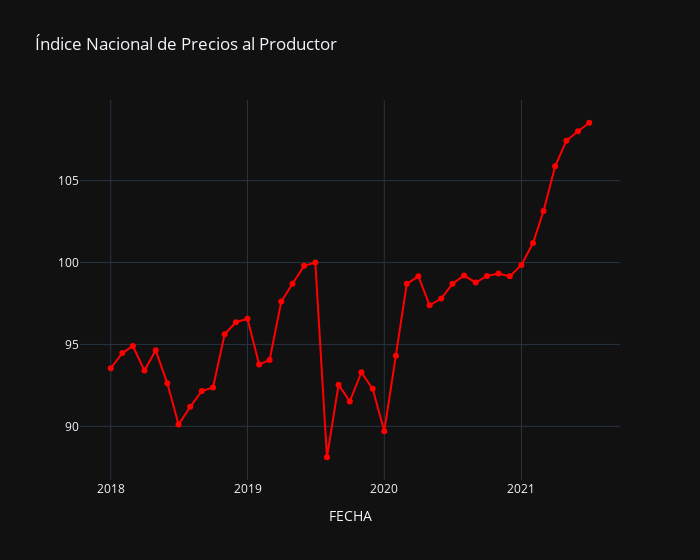

The notebook cell saved with this chart:
### Code cell
graph_series(df, 'FECHA', ['IPP'], 'Índice Nacional de Precios al Productor', colors=['red'])
